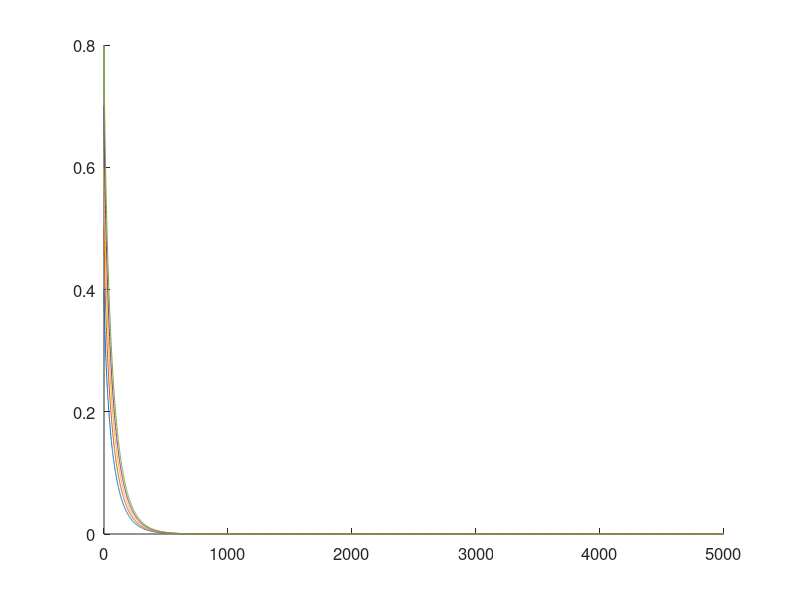

Reproduce this figure in MATLAB. (Note: this script raises an error after producing the figure.)
%Piston equation fitting constant exploration
clear, clc, close all

pressure_mpa = 0:5000; 
%% For each initial porosity, with constant 
constant_k = 0.009;
constant_a = 1.49;
constant_b = 150;
const_init_porosity = 0.3; % changes on a per material basis


var_initial_porosity = 0.4:0.1:0.8; % changes on a per material basis

var_init_porosity_por = zeros(numel(pressure_mpa),numel(var_initial_porosity));
legend_str = cell(1,numel(var_initial_porosity));
figure
hold on
for i = 1:numel(var_initial_porosity)
    var_init_porosity_por(:,i) = var_initial_porosity(i)./((((pressure_mpa).^(1/constant_a)+constant_b.^(1/constant_a))./constant_b^(1/constant_a)).*exp(constant_k.*pressure_mpa));
    plot(pressure_mpa,var_init_porosity_por(:,i))
    legend_str{i} = strcat('Init Por = ', num2str(var_initial_porosity(i)));
end
set(gcf,'Color',[1 1 1])
set(gca,'Box','off')
set(gca,'FontSize',12)
xlabel('Pressure (MPa)',FontSize=14)
ylabel('Porosity (-)','FontSize',14)
title('Effect of initial porosity')
text(150,0.7,strcat('a = ',num2str(constant_a)),'FontSize',14)
text(150,0.65,strcat('b = ',num2str(constant_b)),'FontSize',14)
text(150,0.6,strcat('k = ',num2str(constant_k)),'FontSize',14)
legend(legend_str,'FontSize',14)

%% Variable a values
var_a = [1, 1.49, 2, 3];
var_a_por = zeros(numel(pressure_mpa),numel(var_a));
legend_str = cell(1,numel(var_a));
figure
hold on
for i = 1:numel(var_a)
    var_a_por(:,i) = const_init_porosity./((((pressure_mpa).^(1/var_a(i))+constant_b.^(1/var_a(i)))./constant_b^(1/var_a(i))).*exp(constant_k.*pressure_mpa));
    plot(pressure_mpa,var_a_por(:,i))
    legend_str{i} = strcat('a = ', num2str(var_a(i)));
end
set(gcf,'Color',[1 1 1])
set(gca,'Box','off')
set(gca,'FontSize',12)
xlabel('Pressure (MPa)',FontSize=14)
ylabel('Porosity (-)','FontSize',14)
title('Effect of "a" parameter')
text(150,0.25,strcat('Init Por = ',num2str(const_init_porosity)),'FontSize',14)
text(150,0.225,strcat('b = ',num2str(constant_b)),'FontSize',14)
text(150,0.2,strcat('k = ',num2str(constant_k)),'FontSize',14)


legend(legend_str,'FontSize',14)

%% Variable b values
var_b = [30, 150, 200, 500, 1000];
var_b_por = zeros(numel(pressure_mpa),numel(var_b));
legend_str = cell(1,numel(var_b));
figure
hold on
for i = 1:numel(var_b)
    var_b_por(:,i) = const_init_porosity./((((pressure_mpa).^(1/constant_a)+var_b(i).^(1/constant_a))./var_b(i)^(1/constant_a)).*exp(constant_k.*pressure_mpa));
    plot(pressure_mpa,var_b_por(:,i))
    legend_str{i} = strcat('b = ', num2str(var_b(i)));
end
set(gcf,'Color',[1 1 1])
set(gca,'Box','off')
set(gca,'FontSize',12)
xlabel('Pressure (MPa)',FontSize=14)
ylabel('Porosity (-)','FontSize',14)
title('Effect of "b" parameter')
text(150,0.25,strcat('Init Por = ',num2str(const_init_porosity)),'FontSize',14)
text(150,0.225,strcat('a = ',num2str(constant_a)),'FontSize',14)
text(150,0.2,strcat('k = ',num2str(constant_k)),'FontSize',14)


legend(legend_str,'FontSize',14)

%% Variable k values
var_k = [0.0001, 0.0005, 0.001, 0.005, 0.01];
var_k_por = zeros(numel(pressure_mpa),numel(var_k));
legend_str = cell(1,numel(var_k));
figure
hold on
for i = 1:numel(var_k)
    var_k_por(:,i) = const_init_porosity./((((pressure_mpa).^(1/constant_a)+constant_b.^(1/constant_a))./constant_b^(1/constant_a)).*exp(var_k(i).*pressure_mpa));
    plot(pressure_mpa,var_k_por(:,i))
    legend_str{i} = strcat('k = ', num2str(var_k(i)));
end
set(gcf,'Color',[1 1 1])
set(gca,'Box','off')
set(gca,'FontSize',12)
xlabel('Pressure (MPa)',FontSize=14)
ylabel('Porosity (-)','FontSize',14)
title('Effect of "k" parameter')
text(150,0.25,strcat('Init Por = ',num2str(const_init_porosity)),'FontSize',14)
text(150,0.225,strcat('a = ',num2str(constant_a)),'FontSize',14)
text(150,0.2,strcat('b = ',num2str(constant_b)),'FontSize',14)


legend(legend_str,'FontSize',14)